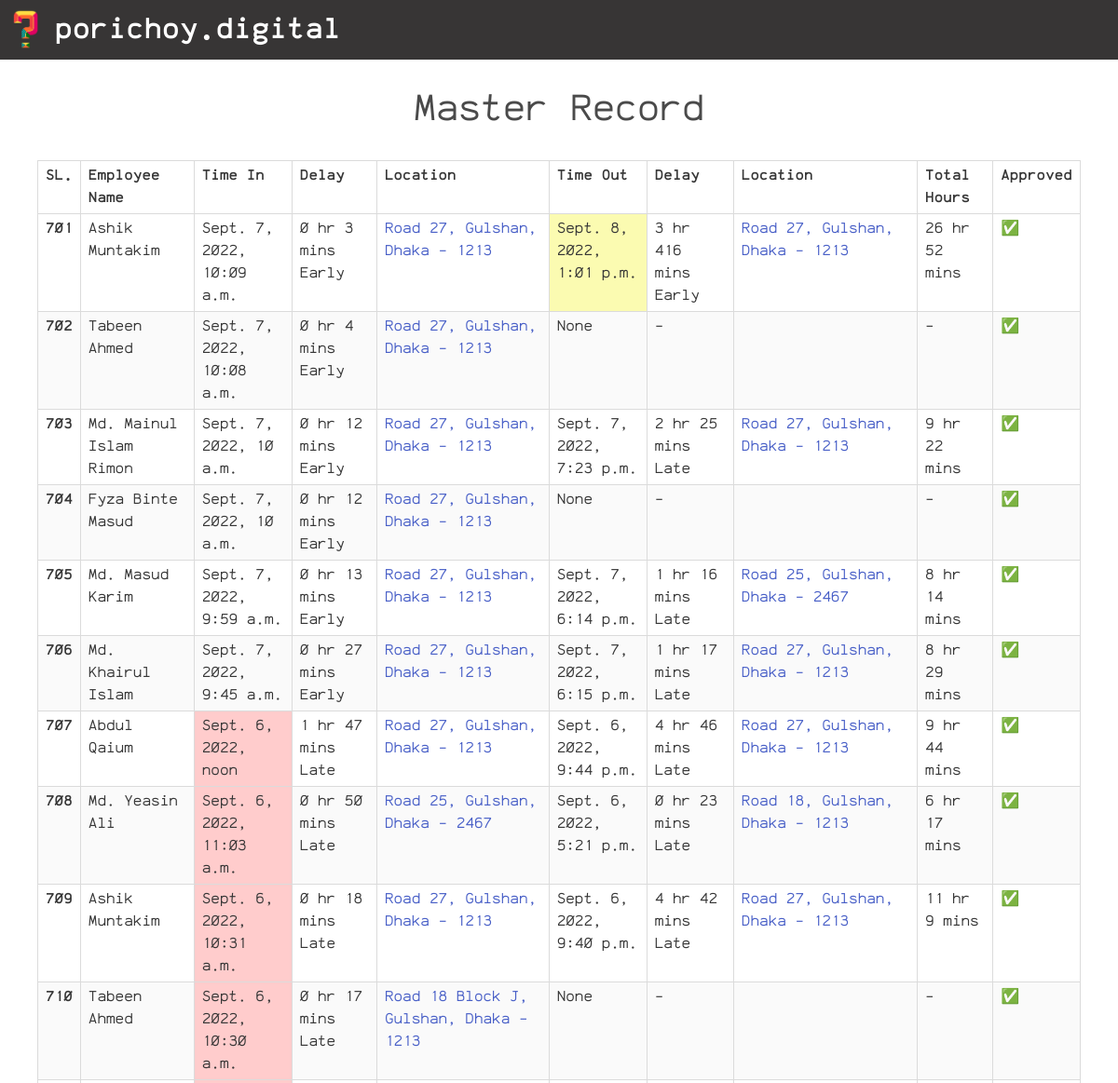
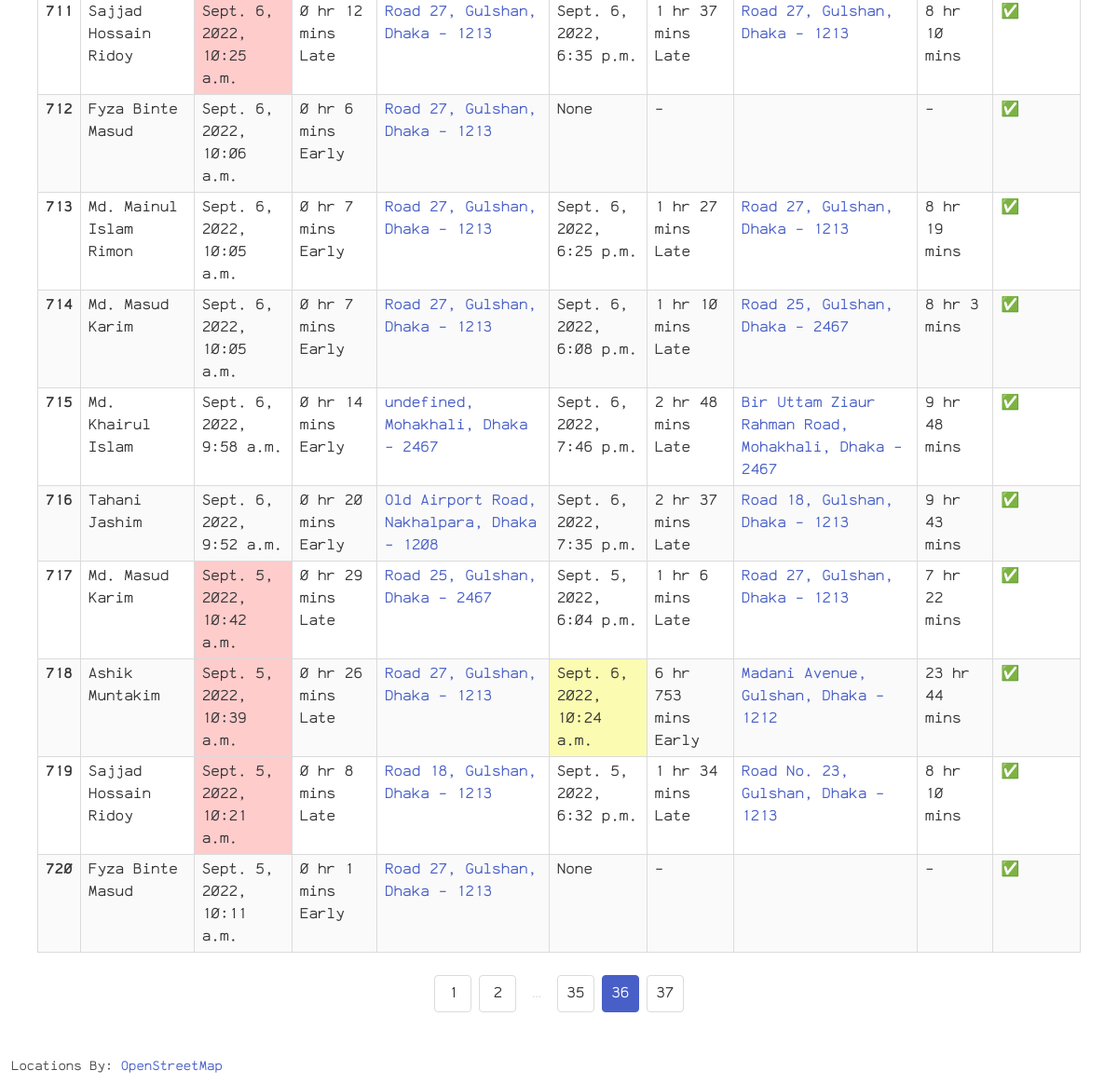
/dashboard-master/36 (signed in), run on the app's committed database (2 pictures, top to bottom).
### main/models.py (models this page shows)
class Log(models.Model):
    name = models.CharField(max_length=60, default='Not Given')
    time_in = models.DateTimeField(null=True, blank=True)
    late_join = models.BooleanField(default=False, null=True, blank=True)
    location_in = models.CharField(max_length=500, null=True, blank=True)
    location_in_url = models.CharField(max_length=500, null=True, blank=True)
    delay_in = models.CharField(max_length=50, default='-', null=True)
    time_out = models.DateTimeField(null=True, blank=True)
    late_leave = models.BooleanField(default=False, null=True, blank=True)
    location_out = models.CharField(max_length=500, null=True, blank=True)
    location_out_url = models.CharField(max_length=500, null=True, blank=True)
    delay_out = models.CharField(max_length=50, default='-', null=True)
    total_hours = models.CharField(max_length=50, default='-', null=True)
    approved = models.BooleanField(default=True, blank=True)
    user = models.ForeignKey(RegisteredUser, on_delete=models.CASCADE, related_name='user_logs')

### dashboard/views.py (the view)
# urls.py: path('dashboard-master/<int:page_no>', dashboard_view.dashboard_master, name='dashboard-master'),
@login_required(login_url='login')
def dashboard_master(req, page_no=1):
    user_logs = Log.objects.all().order_by('-id')
    paginator = Paginator(user_logs, 20)
    data_per_page = paginator.get_page(page_no)
    paginator_list = list(
        paginator.get_elided_page_range(page_no, on_each_side=1)
    )
    return render(req, 'dashboard/records.html', {
        'logs': data_per_page,
        'paginator_list': paginator_list,
        'heading': "Master Record",
        'master': True
    })

### templates/dashboard/records.html (shortened to what this page needs)
{% extends "base.html" %} {% load static %}
{% block title %}Dashboard{% endblock title %} {% block content %}
<div class="has-text-centered is-size-2 mt-5">
    {{ heading }}
</div>
{% if logs %}
<div class="fieldCont">
    <div class="table-container table is-bordered is-striped is-narrow is-hoverable is-fullwidth">
        <table class="table">
            <thead>
                <tr>
                    <th>SL.</th>
                    <th>Employee Name</th>
                    <th>Time In</th>
                    <th>Delay</th>
                    <th>Location</th>
                    <th>Time Out</th>
                    <th>Delay</th>
                    <th>Location</th>
                    <th>Total Hours</th>
                    {% if master %}
                    <th>Approved</th>
                    {% endif %}
                </tr>
            </thead>
            <tbody>
                {% for log in logs %}
                <tr>
                    <th>{{ forloop.counter0|add:logs.start_index}}</th>
                    <td>{{ log.name }}</td>
                    <td {% if log.late_join %} class="redDiv" {% endif %}>{{ log.time_in }}</td>
                    <td>{{ log.delay_in }}</td>
                    <td>
                        {% if not log.location_in is None %}
                        <a href="{{ log.location_in_url }}" target="_blank">
                            {{ log.location_in }}
                        </a>
                        {% endif %}
                    </td>
                    <td {% if not log.late_leave and not log.time_out is None %} class="yellowDiv" {% endif %}>
                        {{ log.time_out }}
                    </td>
                    <td>{{ log.delay_out }}</td>
                    <td>
                        {% if not log.location_out is None %}
                        <a href="{{ log.location_out_url }}" target="_blank">
                            {{ log.location_out }}
                        </a>
                        {% endif %}
                    </td>
                    <td>{{ log.total_hours }}</td>
                    {% if master %}
                    <th>{% if log.approved %} ✅ {% else %} ❌ {% endif %}</th>
                    {% endif %}
                </tr>
                {% endfor %}
            </tbody>
        </table>
    </div>
</div>
<div class="container">
    <nav class="pagination is-centered m-5" role="navigation" aria-label="pagination">
        <ul class="pagination-list">
            {% for page_num in paginator_list %}
            {% if page_num == logs.paginator.ELLIPSIS %}
            <li><span class="pagination-ellipsis">&hellip;</span></li>
            {% else %}
            <li><a class="pagination-link {% if logs.number == page_num %} is-current {% endif %}" href="{{page_num}}">
                    {{page_num}}
                </a></li>
            {% endif %}
            {% endfor %}
        </ul>
    </nav>
</div>
{% else %}
<div class="fieldCont has-text-centered mt-5">
    <span class="m-5 is-size-2">No data available</span>
</div>
{% endif %}
<small class="mx-3 mt-5 mb-2 mapAttr">
    Locations By: <a href="https://wiki.osmfoundation.org/wiki/Main_Page" target="_blank">OpenStreetMap</a>
</small>
{% endblock %}

### staticfiles/styles/styles.css (style rules this page uses)
* { font-family: "ankaCoder"; }
body { min-height: 100vh; }
.fieldCont { max-width: 35rem; margin: auto; }

### data on the page
Log: name "Ashik Muntakim", time_in "Sept. 7, 2022, 10:09 a.m.", delay_in "0 hr 3 mins Early", location_in "Road 27, Gulshan, Dhaka - 1213", time_out "Sept. 8, 2022, 1:01 p.m.", delay_out "3 hr 416 mins Early", location_out "Road 27, Gulshan, Dhaka - 1213", total_hours "26 hr 52 mins"
Log: name "Tabeen Ahmed", time_in "Sept. 7, 2022, 10:08 a.m.", delay_in "0 hr 4 mins Early", location_in "Road 27, Gulshan, Dhaka - 1213", time_out "None", delay_out "-", total_hours "-"
Log: name "Md. Mainul Islam Rimon", time_in "Sept. 7, 2022, 10 a.m.", delay_in "0 hr 12 mins Early", location_in "Road 27, Gulshan, Dhaka - 1213", time_out "Sept. 7, 2022, 7:23 p.m.", delay_out "2 hr 25 mins Late", location_out "Road 27, Gulshan, Dhaka - 1213", total_hours "9 hr 22 mins"
Log: name "Fyza Binte Masud", time_in "Sept. 7, 2022, 10 a.m.", delay_in "0 hr 12 mins Early", location_in "Road 27, Gulshan, Dhaka - 1213", time_out "None", delay_out "-", total_hours "-"
Log: name "Md. Masud Karim", time_in "Sept. 7, 2022, 9:59 a.m.", delay_in "0 hr 13 mins Early", location_in "Road 27, Gulshan, Dhaka - 1213", time_out "Sept. 7, 2022, 6:14 p.m.", delay_out "1 hr 16 mins Late", location_out "Road 25, Gulshan, Dhaka - 2467", total_hours "8 hr 14 mins"
Log: name "Md. Khairul Islam", time_in "Sept. 7, 2022, 9:45 a.m.", delay_in "0 hr 27 mins Early", location_in "Road 27, Gulshan, Dhaka - 1213", time_out "Sept. 7, 2022, 6:15 p.m.", delay_out "1 hr 17 mins Late", location_out "Road 27, Gulshan, Dhaka - 1213", total_hours "8 hr 29 mins"
Log: name "Abdul Qaium", time_in "Sept. 6, 2022, noon", delay_in "1 hr 47 mins Late", location_in "Road 27, Gulshan, Dhaka - 1213", time_out "Sept. 6, 2022, 9:44 p.m.", delay_out "4 hr 46 mins Late", location_out "Road 27, Gulshan, Dhaka - 1213", total_hours "9 hr 44 mins"
Log: name "Md. Yeasin Ali", time_in "Sept. 6, 2022, 11:03 a.m.", delay_in "0 hr 50 mins Late", location_in "Road 25, Gulshan, Dhaka - 2467", time_out "Sept. 6, 2022, 5:21 p.m.", delay_out "0 hr 23 mins Late", location_out "Road 18, Gulshan, Dhaka - 1213", total_hours "6 hr 17 mins"
Log: name "Ashik Muntakim", time_in "Sept. 6, 2022, 10:31 a.m.", delay_in "0 hr 18 mins Late", location_in "Road 27, Gulshan, Dhaka - 1213", time_out "Sept. 6, 2022, 9:40 p.m.", delay_out "4 hr 42 mins Late", location_out "Road 27, Gulshan, Dhaka - 1213", total_hours "11 hr 9 mins"
Log: name "Tabeen Ahmed", time_in "Sept. 6, 2022, 10:30 a.m.", delay_in "0 hr 17 mins Late", location_in "Road 18 Block J, Gulshan, Dhaka - 1213", time_out "None", delay_out "-", total_hours "-"
Log: name "Sajjad Hossain Ridoy", time_in "Sept. 6, 2022, 10:25 a.m.", delay_in "0 hr 12 mins Late", location_in "Road 27, Gulshan, Dhaka - 1213", time_out "Sept. 6, 2022, 6:35 p.m.", delay_out "1 hr 37 mins Late", location_out "Road 27, Gulshan, Dhaka - 1213", total_hours "8 hr 10 mins"
Log: name "Fyza Binte Masud", time_in "Sept. 6, 2022, 10:06 a.m.", delay_in "0 hr 6 mins Early", location_in "Road 27, Gulshan, Dhaka - 1213", time_out "None", delay_out "-", total_hours "-"
Log: name "Md. Mainul Islam Rimon", time_in "Sept. 6, 2022, 10:05 a.m.", delay_in "0 hr 7 mins Early", location_in "Road 27, Gulshan, Dhaka - 1213", time_out "Sept. 6, 2022, 6:25 p.m.", delay_out "1 hr 27 mins Late", location_out "Road 27, Gulshan, Dhaka - 1213", total_hours "8 hr 19 mins"
Log: name "Md. Masud Karim", time_in "Sept. 6, 2022, 10:05 a.m.", delay_in "0 hr 7 mins Early", location_in "Road 27, Gulshan, Dhaka - 1213", time_out "Sept. 6, 2022, 6:08 p.m.", delay_out "1 hr 10 mins Late", location_out "Road 25, Gulshan, Dhaka - 2467", total_hours "8 hr 3 mins"
Log: name "Md. Khairul Islam", time_in "Sept. 6, 2022, 9:58 a.m.", delay_in "0 hr 14 mins Early", location_in "undefined, Mohakhali, Dhaka - 2467", time_out "Sept. 6, 2022, 7:46 p.m.", delay_out "2 hr 48 mins Late", location_out "Bir Uttam Ziaur Rahman Road, Mohakhali, Dhaka - 2467", total_hours "9 hr 48 mins"
Log: name "Tahani Jashim", time_in "Sept. 6, 2022, 9:52 a.m.", delay_in "0 hr 20 mins Early", location_in "Old Airport Road, Nakhalpara, Dhaka - 1208", time_out "Sept. 6, 2022, 7:35 p.m.", delay_out "2 hr 37 mins Late", location_out "Road 18, Gulshan, Dhaka - 1213", total_hours "9 hr 43 mins"
Log: name "Md. Masud Karim", time_in "Sept. 5, 2022, 10:42 a.m.", delay_in "0 hr 29 mins Late", location_in "Road 25, Gulshan, Dhaka - 2467", time_out "Sept. 5, 2022, 6:04 p.m.", delay_out "1 hr 6 mins Late", location_out "Road 27, Gulshan, Dhaka - 1213", total_hours "7 hr 22 mins"
Log: name "Ashik Muntakim", time_in "Sept. 5, 2022, 10:39 a.m.", delay_in "0 hr 26 mins Late", location_in "Road 27, Gulshan, Dhaka - 1213", time_out "Sept. 6, 2022, 10:24 a.m.", delay_out "6 hr 753 mins Early", location_out "Madani Avenue, Gulshan, Dhaka - 1212", total_hours "23 hr 44 mins"
Log: name "Sajjad Hossain Ridoy", time_in "Sept. 5, 2022, 10:21 a.m.", delay_in "0 hr 8 mins Late", location_in "Road 18, Gulshan, Dhaka - 1213", time_out "Sept. 5, 2022, 6:32 p.m.", delay_out "1 hr 34 mins Late", location_out "Road No. 23, Gulshan, Dhaka - 1213", total_hours "8 hr 10 mins"
Log: name "Fyza Binte Masud", time_in "Sept. 5, 2022, 10:11 a.m.", delay_in "0 hr 1 mins Early", location_in "Road 27, Gulshan, Dhaka - 1213", time_out "None", delay_out "-", total_hours "-"

### other printed values
{{ heading }} "Master Record"
{{ page_num }} "1" "2" "35" "36" "37"
